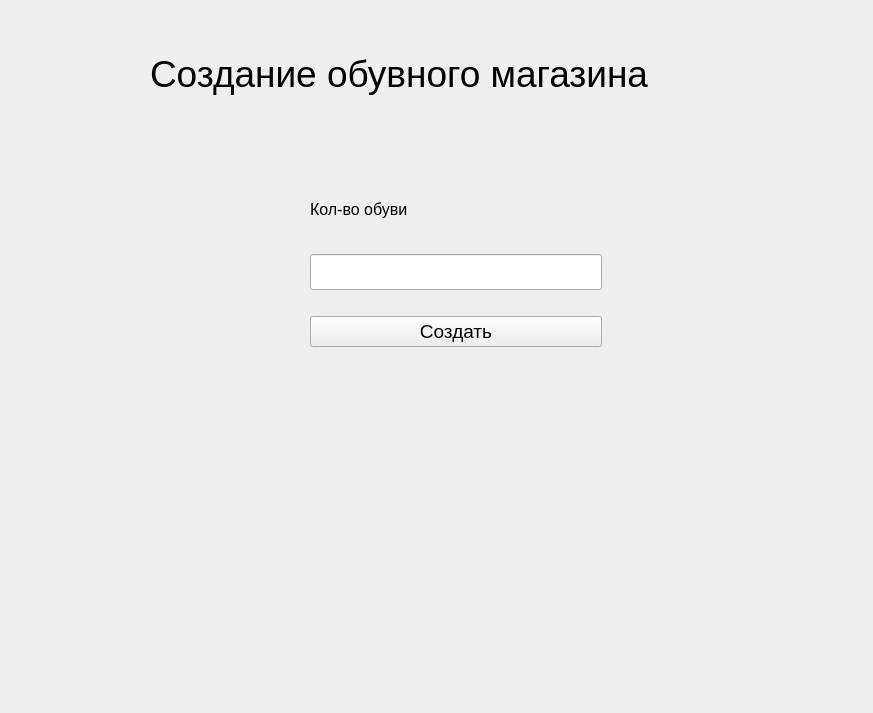
<?xml version="1.0" encoding="UTF-8"?>
<ui version="4.0">
 <class>Form</class>
 <widget class="QWidget" name="Form">
  <property name="geometry">
   <rect>
    <x>0</x>
    <y>0</y>
    <width>873</width>
    <height>713</height>
   </rect>
  </property>
  <property name="windowTitle">
   <string>Form</string>
  </property>
  <widget class="QWidget" name="layoutWidget">
   <property name="geometry">
    <rect>
     <x>310</x>
     <y>190</y>
     <width>292</width>
     <height>157</height>
    </rect>
   </property>
   <layout class="QVBoxLayout" name="add_layout">
    <property name="spacing">
     <number>26</number>
    </property>
    <item>
     <widget class="QLabel" name="label_2">
      <property name="font">
       <font>
        <pointsize>12</pointsize>
       </font>
      </property>
      <property name="text">
       <string>Кол-во обуви</string>
      </property>
     </widget>
    </item>
    <item>
     <widget class="QLineEdit" name="input_count_shoe">
      <property name="font">
       <font>
        <pointsize>18</pointsize>
       </font>
      </property>
     </widget>
    </item>
    <item>
     <widget class="QPushButton" name="add_shoe">
      <property name="font">
       <font>
        <pointsize>14</pointsize>
       </font>
      </property>
      <property name="text">
       <string>Создать</string>
      </property>
     </widget>
    </item>
   </layout>
  </widget>
  <widget class="QWidget" name="">
   <property name="geometry">
    <rect>
     <x>150</x>
     <y>40</y>
     <width>633</width>
     <height>68</height>
    </rect>
   </property>
   <layout class="QVBoxLayout" name="verticalLayout_2">
    <item>
     <widget class="QLabel" name="label">
      <property name="font">
       <font>
        <pointsize>28</pointsize>
       </font>
      </property>
      <property name="text">
       <string>Создание обувного магазина</string>
      </property>
     </widget>
    </item>
   </layout>
  </widget>
 </widget>
 <resources/>
 <connections/>
</ui>
